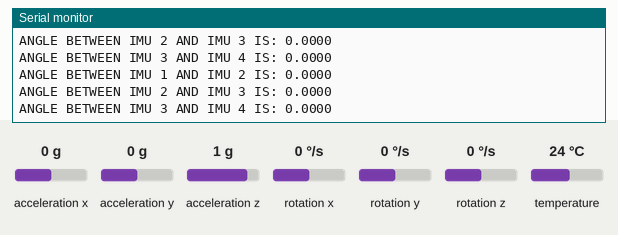
A sketch run on a simulated Arduino Leonardo, built with avr-gcc and run on an emulated ATmega32U4. On the bench: the last lines printed to the serial monitor. The inputs (shaded band) are chosen by the test bench; at power-on: rotation x 0 °/s, rotation y 0 °/s, rotation z 0 °/s, acceleration x 0 g, acceleration y 0 g, acceleration z 1 g, temperature 24 °C.

Above: at 1.3 s.
1.4 s: rotation x set to -192 °/s
At 2.1 s:
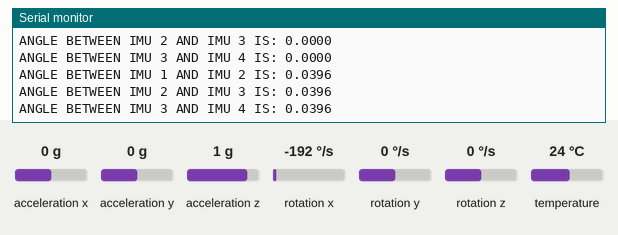
2.9 s: rotation y set to -192 °/s
At 3.7 s:
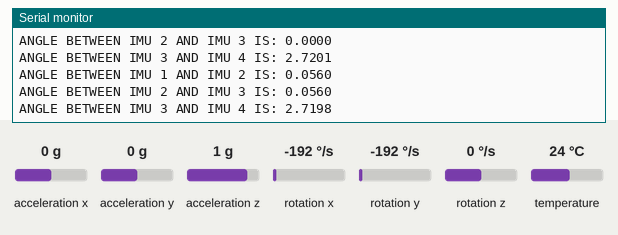
5.9 s: rotation z set to 192 °/s
At 6.6 s:
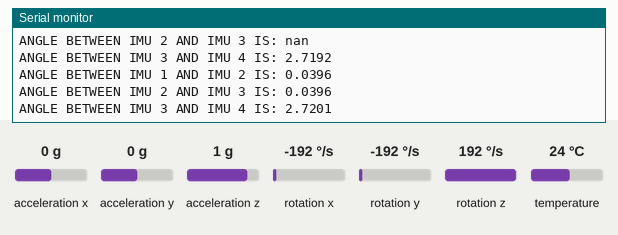
8.9 s: rotation x set to 0 °/s
At 9.8 s:
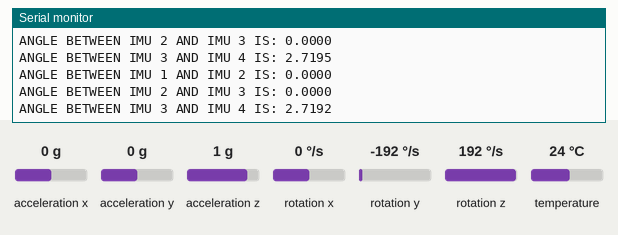
11.9 s: rotation y set to 192 °/s
At 12.8 s:
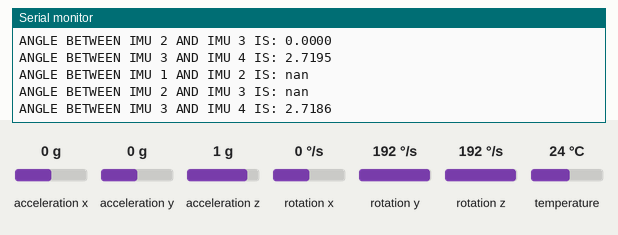
14.9 s: rotation z set to -5 °/s
At 15.9 s:
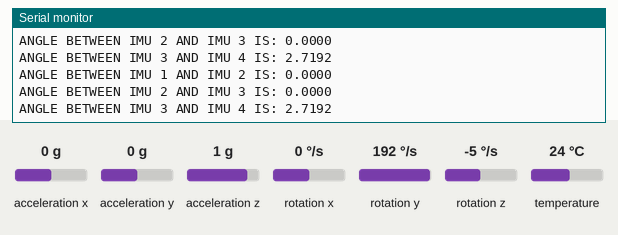
Timing chart, 0 to 16.3 s (numbered marks = the images above; inputs shaded):
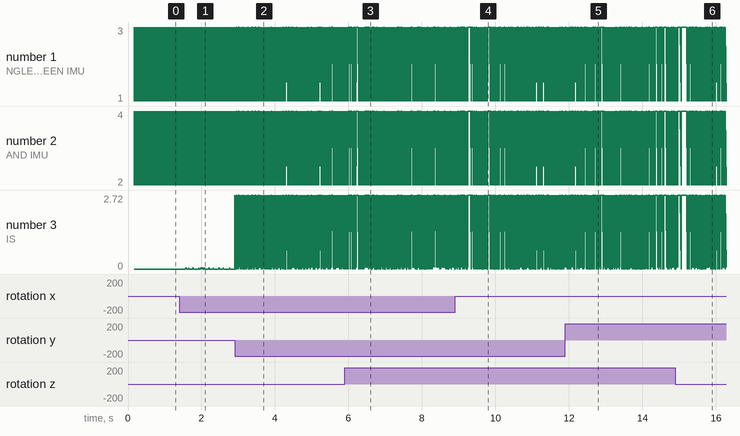

Measured:
- after the input at 1.4 s, the serial monitor: prints a new line after 0.06 s (image 1)
- after the input at 2.9 s, the serial monitor: prints a new line at once (image 2)
- after the input at 5.9 s, the serial monitor: prints a new line after 0.60 s (image 3)
- plotted number 3: 0 → 2.72 after the input at 2.9 s

The sketch:

Multi_IMU_Quat_Angle.ino
```cpp
// Basic demo for accelerometer readings from Adafruit MPU6050

#include <Adafruit_MPU6050.h>
#include <Adafruit_Sensor.h>
#include <Wire.h>

Adafruit_MPU6050 mpu;

//Adjust these as needed, CS_MAX is the length of the Chip-Select array
//CS = chip select, which are the pins that control which IMU (MPU6050) is active
const int CS_MAX = 4;
const int CS[CS_MAX] = {2, 3, 4, 5};
double gyrx_off[CS_MAX];
double gyry_off[CS_MAX];
double gyrz_off[CS_MAX];
int state = 1;

double q[CS_MAX][4];
double angle[3];

const int sampletime = 10; //milliseconds
double Gyr[CS_MAX][3];
double Accel[CS_MAX][3];
unsigned long dt = 0;
int cscount = 0;

double roll[CS_MAX];
double pitch[CS_MAX];
double yaw[CS_MAX];

void setup(void) {
  Serial.begin(115200);
  while (!Serial)
    delay(10); // will pause Zero, Leonardo, etc until serial console opens

  // Try to initialize!
  if (!mpu.begin()) {
    Serial.println("Failed to find MPU6050 chip");
    while (1) {}
  }

  for (int i = 0; i < CS_MAX; i++) {
    pinMode(CS[i], OUTPUT);
    digitalWrite(CS[i], HIGH);
    delay(10);
  }

  mpu.setAccelerometerRange(MPU6050_RANGE_8_G);
  switch (mpu.getAccelerometerRange()) {
  case MPU6050_RANGE_2_G:
    break;
  case MPU6050_RANGE_4_G:
    break;
  case MPU6050_RANGE_8_G:
    break;
  case MPU6050_RANGE_16_G:
    break;
  }
  mpu.setGyroRange(MPU6050_RANGE_500_DEG);
  switch (mpu.getGyroRange()) {
  case MPU6050_RANGE_250_DEG:
    break;
  case MPU6050_RANGE_500_DEG:
    break;
  case MPU6050_RANGE_1000_DEG:
    break;
  case MPU6050_RANGE_2000_DEG:
    break;
  }

  mpu.setFilterBandwidth(MPU6050_BAND_10_HZ);
  switch (mpu.getFilterBandwidth()) {
  case MPU6050_BAND_260_HZ:
    break;
  case MPU6050_BAND_184_HZ:
    break;
  case MPU6050_BAND_94_HZ:
    break;
  case MPU6050_BAND_44_HZ:
    break;
  case MPU6050_BAND_21_HZ:
    break;
  case MPU6050_BAND_10_HZ:
    break;
  case MPU6050_BAND_5_HZ:
    break;
  }

  Serial.println("");
  delay(100);

}

void loop() {
  if(state == 1){
    for(int i = 0; i < CS_MAX; i++){
      digitalWrite(CS[i], LOW);
      /*
      sensors_event_t a, g, temp;
      mpu.getEvent(&a, &g, &temp);
      //CODE TO DETERMINE BIAS OF GYROSCOPES
      double gyrx = 0;
      double gyry = 0;
      double gyrz = 0;
      int j = 0;
      while(j<100){
        sensors_event_t a, g, temp;
        mpu.getEvent(&a, &g, &temp);
        gyrx += g.gyro.x;
        gyry += g.gyro.y;
        gyrz += g.gyro.z;
        j++;
      }
      Serial.println(gyrx, 4);
      Serial.println(gyry, 4);
      Serial.println(gyrz, 4);
      gyrx_off[i] = gyrx/1000;
      gyry_off[i] = gyry/1000;
      gyrz_off[i] = gyrz/1000;
      Serial.print(gyrx_off[i]);
      Serial.print(", ");
      Serial.print(gyry_off[i]);
      Serial.print(", ");
      Serial.println(gyrz_off[i]);
      */
      digitalWrite(CS[i], HIGH);
    }
    state = 2;
  }else{
    digitalWrite(CS[cscount], LOW);
    /* Get new sensor events with the readings */
    sensors_event_t a, g, temp;
    mpu.getEvent(&a, &g, &temp);

    ///*
    Gyr[cscount][0] = (g.gyro.x - gyrx_off[cscount]) * 180 / 3.1415;
    Gyr[cscount][1] = (g.gyro.y - gyry_off[cscount]) * 180 / 3.1415;
    Gyr[cscount][2] = (g.gyro.z - gyrz_off[cscount]) * 180 / 3.1415;
    //*/
    /*
    Gyr[cscount][0] = g.gyro.x;
    Gyr[cscount][1] = g.gyro.y;
    Gyr[cscount][2] = g.gyro.z;
    */
    /*
    Accel[cscount][0] = a.acceleration.x;
    Accel[cscount][1] = a.acceleration.y;
    Accel[cscount][2] = a.acceleration.z;
    */

    digitalWrite(CS[cscount], HIGH);

    if(cscount == CS_MAX-1){
      dt = micros() - dt;

      //Serial.print(millis());
      //Serial.print(dt);
      //Serial.print(" ");

      for(int i = 0; i < CS_MAX; i++){
        ///*
        roll[i] += Gyr[i][0]*dt/10e6;
        pitch[i] += Gyr[i][1]*dt/10e6;
        yaw[i] += Gyr[i][2]*dt/10e6;
        //*/
        /*
        Serial.print(Gyr[i][0], 4);
        Serial.print(" ");
        Serial.print(Gyr[i][1], 4);
        Serial.print(" ");
        Serial.print(Gyr[i][2], 4);
        Serial.print(" ");
        */
        /*
        Serial.print(roll[i], 4);
        Serial.print(" ");
        Serial.print(pitch[i], 4);
        Serial.print(" ");
        Serial.print(yaw[i], 4);
        Serial.print(" ");
        */

        q[i][0] = sin(roll[i]/2) * cos(pitch[i]/2) * cos(yaw[i]/2) - cos(roll[i]/2) * sin(pitch[i]/2) * sin(yaw[i]/2);
        q[i][1] = cos(roll[i]/2) * sin(pitch[i]/2) * cos(yaw[i]/2) + sin(roll[i]/2) * cos(pitch[i]/2) * sin(yaw[i]/2);
        q[i][2] = cos(roll[i]/2) * cos(pitch[i]/2) * sin(yaw[i]/2) - sin(roll[i]/2) * sin(pitch[i]/2) * cos(yaw[i]/2);
        q[i][3] = cos(roll[i]/2) * cos(pitch[i]/2) * cos(yaw[i]/2) + sin(roll[i]/2) * sin(pitch[i]/2) * sin(yaw[i]/2);

      }
      for(int i = 0; i<3; i++){

        angle[i] = (180 / 3.1415)*(2*acos(q[i][0]*q[i+1][0]+q[i][1]*q[i+1][1]+q[i][2]*q[i+1][2]+q[i][3]*q[i+1][3]));
        Serial.print("ANGLE BETWEEN IMU ");
        Serial.print(i+1);
        Serial.print(" AND IMU ");
        Serial.print(i+2);
        Serial.print(" IS: ");
        Serial.println(angle[i], 4);

      }


      Serial.println();
      cscount = -1;
    }

    cscount++;

    dt = micros();

    //delay(samplerate);
  }
}
```
